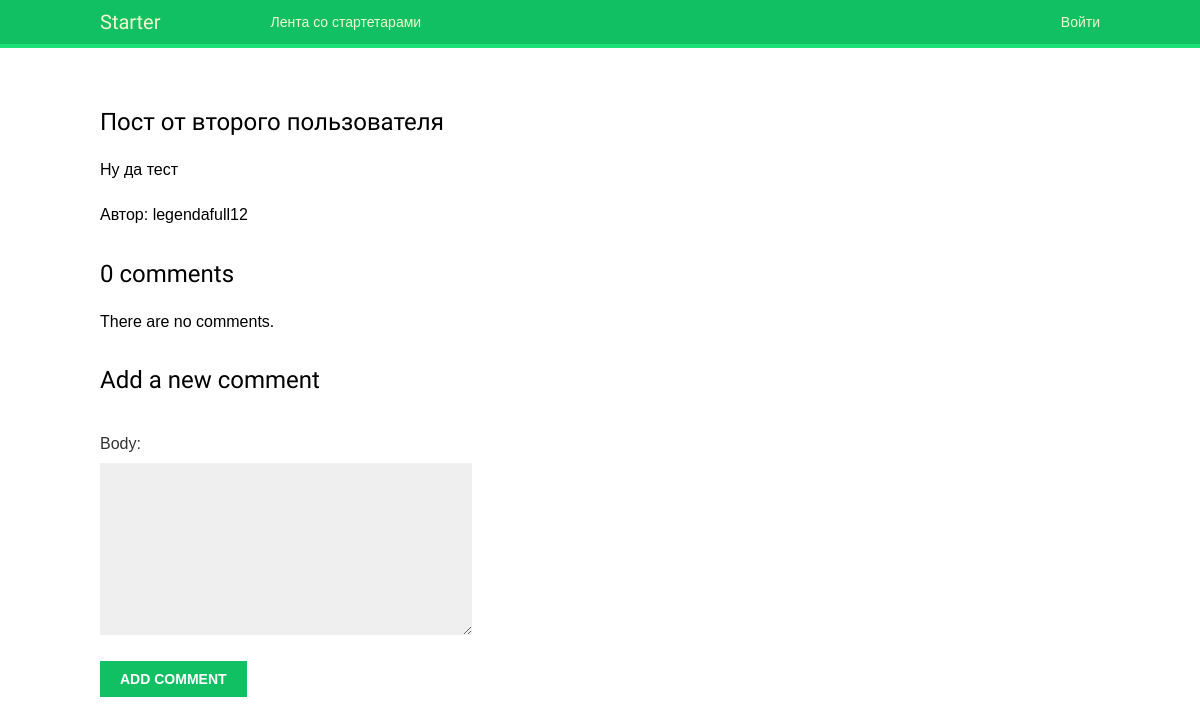
The app's page /2023/7/18/post-ot-vtorogo-polzovatelya/ with its own data.
### webprog/models.py (models this page shows, shortened)
class Post(models.Model):
    title = models.CharField(max_length=250)
    slug = models.SlugField(max_length=250,
                            unique_for_date='created')
    author = models.ForeignKey(User,
                               on_delete=models.CASCADE,
                               related_name='blog_posts')
    topic = models.CharField(max_length=30)
    body = models.TextField()
    created = models.DateTimeField(auto_now_add=True)
    updated = models.DateTimeField(auto_now=True)
    class Meta:
        ordering = ['-created']
        indexes = [
            models.Index(fields=['-created'])
        ]

### webprog/views.py (the view)
# urls.py: path('<int:year>/<int:month>/<int:day>/<slug:post>/', views.post, name='post'),
def post(request, year, month, day, post):
    post = get_object_or_404(Post,
                             slug=post,
                             created__year=year,
                             created__month=month,
                             created__day=day)
    comments = post.comments.filter(active=True)
    form = CommentForm()
    return render(request,
                  'webprog/post/post.html',
                  {'post': post,
                   'comments': comments,
                   'form': form})

### webprog/forms.py
class CommentForm(forms.ModelForm):
    class Meta:
        model = Comment
        fields = ['body']

### webprog/templates/webprog/post/post.html (shortened to what this page needs)
{% extends "webprog/base.html" %}
{% block content %}
<article>
    <h2>{{ post.title }}</h2>
    <p>{{ post.body }}</p>
    <p>Автор: {{ post.author }}</p>
</article>
  {% with comments.count as total_comments %}
 <h2>
 {{ total_comments }} comment{{ total_comments|pluralize }}
 </h2>
 {% endwith %}
    {% for comment in comments %}
 <div class="comment">
 <p class="info">
 Comment {{ forloop.counter }} by {{ comment.author }}
 {{ comment.created }}
 </p>
 {{ comment.body|linebreaks }}
 </div>
 {% empty %}
 <p>There are no comments.</p>
 {% endfor %}
     {% include "webprog/post/includes/comment_form.html" %}
{% endblock %}

### webprog/static/css/base_ITsite.css (style rules this page uses)
body { margin: 0; padding: 0; font-family: helvetica, sans-serif; }
p { line-height: 1.8; }
h1, h2, h3, h4, h5, h6 { font-family: 'Muli', sans-serif; font-weight: normal; }
h2 { margin: 30px 0 20px; }
form p { width: 100%; overflow: auto; }
label { float: left; clear: both; color: #333; margin-bottom: 4px; }
input, textarea { clear: both; float: left; margin: 0 0 10px; background: #efefef; border: 0; padding: 6px 10px; font-size: 14px; }

### records on screen
Post: title "Пост от второго пользователя", body "Ну да тест", author "legendafull12"

### other values on screen
{{ total_comments }} "0"
